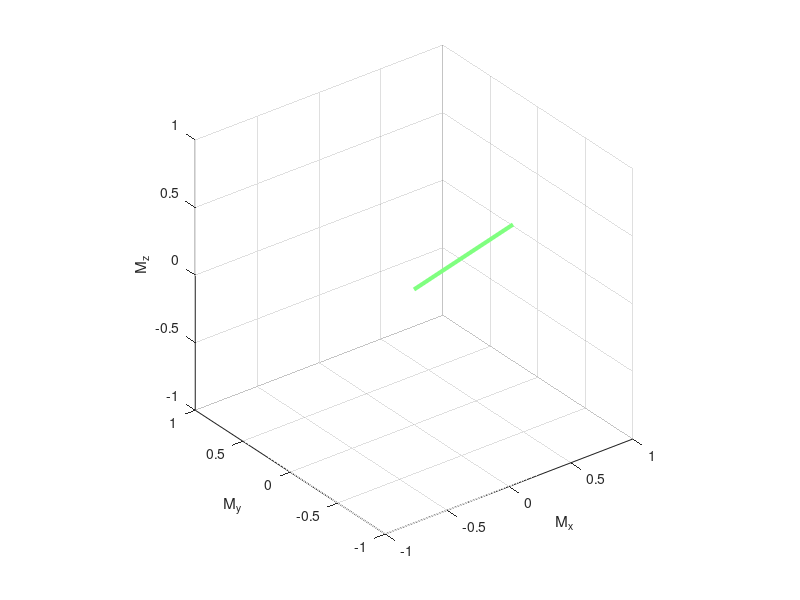

MATLAB code to generate this figure: (Note: this script raises an error after producing the figure.)
%function showspins(M,scale,spinorig,myc)
%
%	Show vector plot on one axis, that can then be rotated for 2D or 3D
%	viewing.
%
%	M = 3xN spins to show
%	scale = axis scaling [-scale scale] defaults to 1.
%	spinorig = 3xN origin of spins
%	myc = colors to show spins (will default to something reasonable.)
%
%	Get arrow3D to make these look nicer!
%
function vector = showspins(M,scale,spinorig,myc)

if (nargin < 1) M = [0.8,0,0.2].'; end;
if (nargin < 2) scale = 1.0; end;
if (nargin < 3) spinorig = 0*M; end;

sz = size(M);
Nspins = sz(2);
if (nargin ~= 4)
    myc = mycolors(Nspins);	% -- Get nice colors, if not passed
end


% -- Plot vectors.

hold off;
for k=1:Nspins
  if (exist('arrow'))
    %arrow3D(spinorig(:,k),M(:,k),myc(k,:),0.8,0.03*scale);
    x0 = spinorig(1,k);
    y0 = spinorig(2,k);
    z0 = spinorig(3,k);
    x1 = M(1,k);
    y1 = M(2,k);
    z1 = M(3,k);
    %arrow3D(spinorig(:,k),M(:,k),myc(k,:),0.8);
    a = arrow(x0,y0,z0, x1,y1,z1,myc(k,:));
  else
    h = plot3([spinorig(1,k) M(1,k)],[spinorig(2,k) M(2,k)],[spinorig(3,k) M(3,k)]);
    set(h,'LineWidth',3);
    set(h,'Color',myc(k,:));
    hold on;
    grid on;
  end;
end;
axis(scale*[-1 1 -1 1 -1 1]);

% -- Label Axes, set nice effects
xlabel('M_x');
ylabel('M_y');
zlabel('M_z');
axis square;
%lighting phong; camlight right;

vector = a; % Return the arrow object

function c = mycolors(n)

cc = [
         0         0    0.5625
         0         0    0.6250
         0         0    0.6875
         0         0    0.7500
         0         0    0.8125
         0         0    0.8750
         0         0    0.9375
         0         0    1.0000
         0    0.0625    1.0000
         0    0.1250    1.0000
         0    0.1875    1.0000
         0    0.2500    1.0000
         0    0.3125    1.0000
         0    0.3750    1.0000
         0    0.4375    1.0000
         0    0.5000    1.0000
         0    0.5625    1.0000
         0    0.6250    1.0000
         0    0.6875    1.0000
         0    0.7500    1.0000
         0    0.8125    1.0000
         0    0.8750    1.0000
         0    0.9375    1.0000
         0    1.0000    1.0000
    0.0625    1.0000    0.9375
    0.1250    1.0000    0.8750
    0.1875    1.0000    0.8125
    0.2500    1.0000    0.7500
    0.3125    1.0000    0.6875
    0.3750    1.0000    0.6250
    0.4375    1.0000    0.5625
    0.5000    1.0000    0.5000
    0.5625    1.0000    0.4375
    0.6250    1.0000    0.3750
    0.6875    1.0000    0.3125
    0.7500    1.0000    0.2500
    0.8125    1.0000    0.1875
    0.8750    1.0000    0.1250
    0.9375    1.0000    0.0625
    1.0000    1.0000         0
    1.0000    0.9375         0
    1.0000    0.8750         0
    1.0000    0.8125         0
    1.0000    0.7500         0
    1.0000    0.6875         0
    1.0000    0.6250         0
    1.0000    0.5625         0
    1.0000    0.5000         0
    1.0000    0.4375         0
    1.0000    0.3750         0
    1.0000    0.3125         0
    1.0000    0.2500         0
    1.0000    0.1875         0
    1.0000    0.1250         0
    1.0000    0.0625         0
    1.0000         0         0
    0.9375         0         0
    0.8750         0         0
    0.8125         0         0
    0.7500         0         0
    0.6875         0         0
    0.6250         0         0
    0.5625         0         0
    0.5000         0         0];

sz = size(cc);
cind = ceil(([1:n]/(n+1))*sz(1));
c = cc(cind,:);

